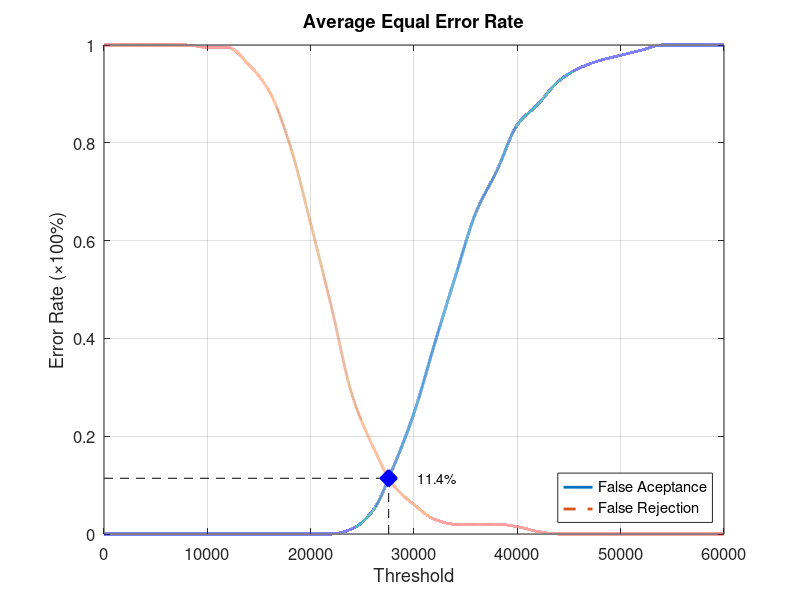
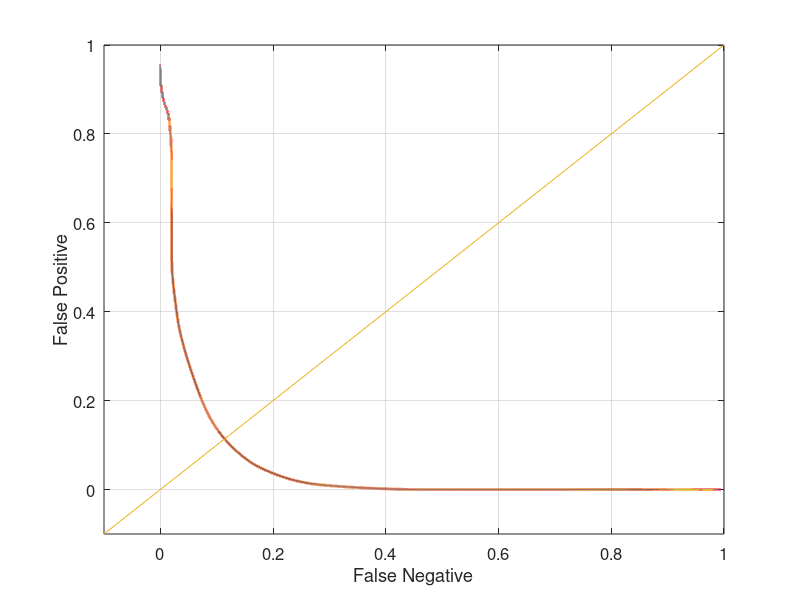

The MATLAB source for these figures, in order:
function yEER = Database5_2
close all;
clear;
clc;
x = 0:2000:60000;
xq = 0:0.5:60000;

y0 = [0 0 0 0 0 0 0 0 0 0 0 0 0.0105263 0.0473684 0.136842 0.247368 0.389474 0.526316 0.657895 0.742105 0.836842 0.878947 0.926316 0.952632 0.968421 0.978947 0.989474 1 1 1 1];
yy0 = interp1(x, y0, xq, 'pchip');
y1 = [1 1 1 1 1 0.995 0.995 0.96 0.905 0.795 0.635 0.465 0.285 0.18 0.1 0.06 0.03 0.02 0.02 0.02 0.015 0.005 0 0 0 0 0 0 0 0 0];
yy1 = interp1(x, y1, xq, 'pchip');

% Calculating EER: 
y2 = abs(y0 - y1);
find(y2 == min(y2))
yy2 = abs(yy0 - yy1);
xEER = find(yy2 == min(yy2));
xEERIndex = xq(xEER) % X-axis EER
yEER = yy0(xEER) % Y-axis EER

main = figure
plot(xq, yy0,'-','LineWidth', 2);	hold on
plot(xq, yy1,'--','LineWidth', 2);	hold on
plot([xEERIndex xEERIndex], [0 yEER], 'k--');	hold on
plot([0 xEERIndex], [yEER yEER], 'k--');	hold on
plot(xEERIndex, yEER, 'bx', 'LineWidth', 10);	hold on
text(xEERIndex + 10 * xEERIndex / 100, yEER, [num2str(round((10000 * yEER)) / 100) '%'])
legend('False Aceptance', 'False Rejection', 'Location', 'SouthEast')
xlabel('Threshold')
ylabel('Error Rate (\times100%)')
title('Average Equal Error Rate')
set(gca, 'FontSize', 12)
axis([0 60000 0 1])
grid on

print(main, 'Database5_2Main', '-dpng');
FNRxFPR = figure('Color', [1 1 1]);
plot(yy1, yy0, '-', yy1, yy0, 'LineWidth', 2);
hold on
y = -0.1:0.1:1
plot(y, y); 
set(gca, 'FontSize', 12)
xlabel('False Negative')
ylabel('False Positive')
axis([-0.1 1 -0.1 1])
set(gca, 'FontSize', 12)
grid on

print(FNRxFPR, 'Database5_2FNRxFPR','-dpng');
end
